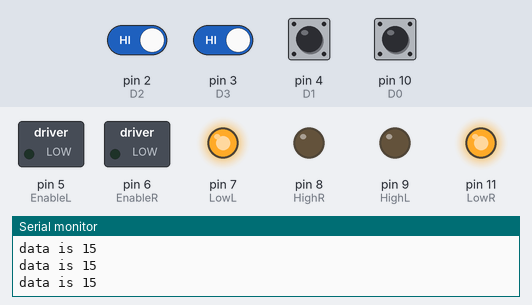
A sketch run on a simulated Arduino Uno, built with avr-gcc and run on an emulated ATmega328P. Parts: switched loads named in the sketch (green lamp = pin HIGH), output pins drawn as LEDs (lit = HIGH), the last lines printed to the serial monitor. Inputs (shaded band) come from the test bench; at power-on: pin 2 (D2), pin 3 (D3), pin 4 (D1), pin 10 (D0) HIGH.

Above: at 1.2 s.
1.3 s: pin 2 (D2) driven LOW and pin 3 (D3) driven LOW
At 2.5 s:
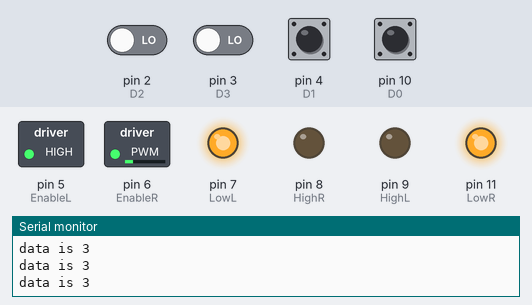
2.8 s: pin 4 (D1) pulled LOW for 0.15 s
At 2.88 s:
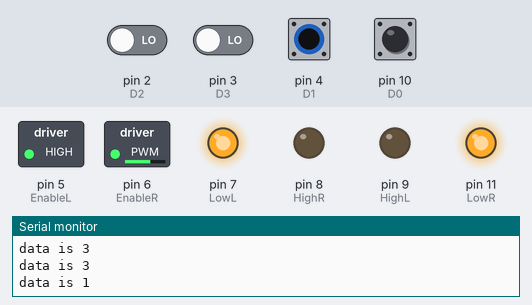
4.4 s: pin 10 (D0) pulled LOW for 0.15 s
At 5.6 s:
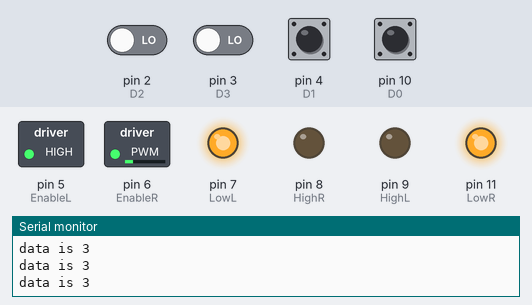
6.0 s: pin 3 (D3) driven HIGH
At 6.3 s:
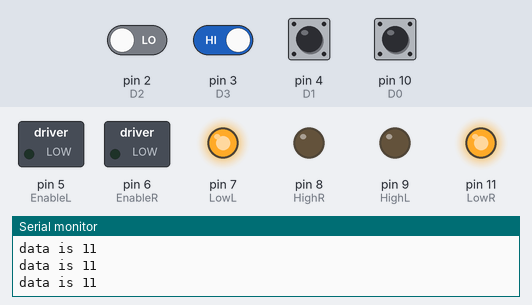
13.0 s: pin 3 (D3) driven LOW
At 14.1 s:
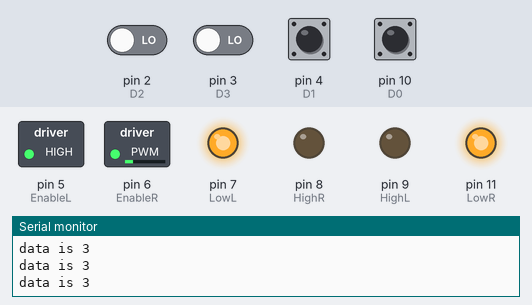
Timing chart, 0 to 16.0 s (numbered marks = the images above; inputs shaded):
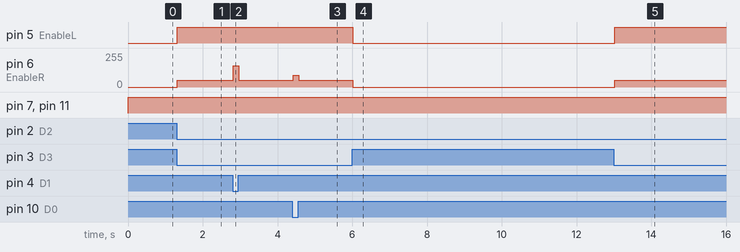

Measured:
- after the input at 1.3 s, pin 5 (EnableL): LOW → HIGH at once; pin 6 (EnableR): 0/255 → 50/255 at once
- after the input at 2.8 s, pin 6 (EnableR): 50/255 → 160/255 at once, → 50/255 0.15 s later
- after the input at 4.4 s, pin 6 (EnableR): 50/255 → 90/255 at once, → 50/255 0.15 s later
- after the input at 6.0 s, pin 5 (EnableL): HIGH → LOW at once; pin 6 (EnableR): 50/255 → 0/255 at once
- after the input at 13.0 s, pin 5 (EnableL): LOW → HIGH at once; pin 6 (EnableR): 0/255 → 50/255 at once

The sketch:

VehicleMovement.ino
```cpp
const int EnableL = 5;
const int HighL = 9;       // LEFT SIDE MOTOR
const int LowL = 7;

const int EnableR = 6;
const int HighR = 8;       //RIGHT SIDE MOTOR
const int LowR = 11;

const int D0 = 10; // connected to Raspberry Pi Pin # 21   LSB
const int D1 = 4; // connected to Raspberry Pi Pin # 22
const int D2 = 2; // connected to Raspberry Pi Pin # 23
const int D3 = 3; // connected to Raspberry Pi Pin # 24   MSB

int a,b,c,d,data;

// read the digial pins from the Pi
void Data()
{
  a = digitalRead(D0);
  b = digitalRead(D1);
  c = digitalRead(D2);
  d = digitalRead(D3);

  // convert bits to decimal value... d is the 4th bit, c is the 3rd bit....
  data = (8 * d) + (4 * c) + (2 * b) + (1 * a);
}

void setup() {

  Serial.begin(9600);

pinMode(EnableL, OUTPUT);
pinMode(HighL, OUTPUT);
pinMode(LowL, OUTPUT);


pinMode(EnableR, OUTPUT);
pinMode(HighR, OUTPUT);
pinMode(LowR, OUTPUT);

pinMode(D0, INPUT_PULLUP);
pinMode(D1, INPUT_PULLUP);
pinMode(D2, INPUT_PULLUP);
pinMode(D3, INPUT_PULLUP);

}

void Forward()
{
  digitalWrite(HighL, LOW);
  digitalWrite(LowL, HIGH);
  analogWrite(EnableL,255);

  digitalWrite(HighR, LOW);
  digitalWrite(LowR, HIGH);
  analogWrite(EnableR,255);
}


void Backward()
{
  digitalWrite(HighL, HIGH);
  digitalWrite(LowL, LOW);
  analogWrite(EnableL,255);

  digitalWrite(HighR, HIGH);
  digitalWrite(LowR, LOW);
  analogWrite(EnableR,255);
}

void Stop()
{
  digitalWrite(HighL, LOW);
  digitalWrite(LowL, HIGH);
  analogWrite(EnableL,0);

  digitalWrite(HighR, LOW);
  digitalWrite(LowR, HIGH);
  analogWrite(EnableR,0);
}

void Right1()
{
  digitalWrite(HighL, LOW);
  digitalWrite(LowL, HIGH);
  analogWrite(EnableL, 255);

  digitalWrite(HighR, LOW);
  digitalWrite(LowR, HIGH);
  analogWrite(EnableR, 160);
}

void Right2()
{
  digitalWrite(HighL, LOW);
  digitalWrite(LowL, HIGH);
  analogWrite(EnableL, 255);

  digitalWrite(HighR, LOW);
  digitalWrite(LowR, HIGH);
  analogWrite(EnableR, 90);
}

void Right3()
{
  digitalWrite(HighL, LOW);
  digitalWrite(LowL, HIGH);
  analogWrite(EnableL, 255);

  digitalWrite(HighR, LOW);
  digitalWrite(LowR, HIGH);
  analogWrite(EnableR, 50);
}

void Left1()
{
  digitalWrite(HighL, LOW);
  digitalWrite(LowL, HIGH);
  analogWrite(EnableL, 160);

  digitalWrite(HighR, LOW);
  digitalWrite(LowR, HIGH);
  analogWrite(EnableR,255);
}

void Left2()
{
  digitalWrite(HighL, LOW);
  digitalWrite(LowL, HIGH);
  analogWrite(EnableL, 90);

  digitalWrite(HighR, LOW);
  digitalWrite(LowR, HIGH);
  analogWrite(EnableR,255);
}

void Left3()
{
  digitalWrite(HighL, LOW);
  digitalWrite(LowL, HIGH);
  analogWrite(EnableL, 50);

  digitalWrite(HighR, LOW);
  digitalWrite(LowR, HIGH);
  analogWrite(EnableR,255);
}

void loop()
{
  // read data from Pi and determine where to go.
  Data();

  Serial.print("data is ");
  Serial.println(data);

  if (data == 0)
  {
    Forward();
  }
  else if (data == 1)
  {
    Right1();
  }
  else if (data == 2)
  {
    Right2();
  }
  else if (data == 3)
  {
    Right3();
  }
  else if (data == 4)
  {
    Left1();
  }
  else if (data == 5)
  {
    Left2();
  }
  else if (data == 6)
  {
    Left3();
  }
  else // no motor motion.
  {
    Stop();
  }
}
```
